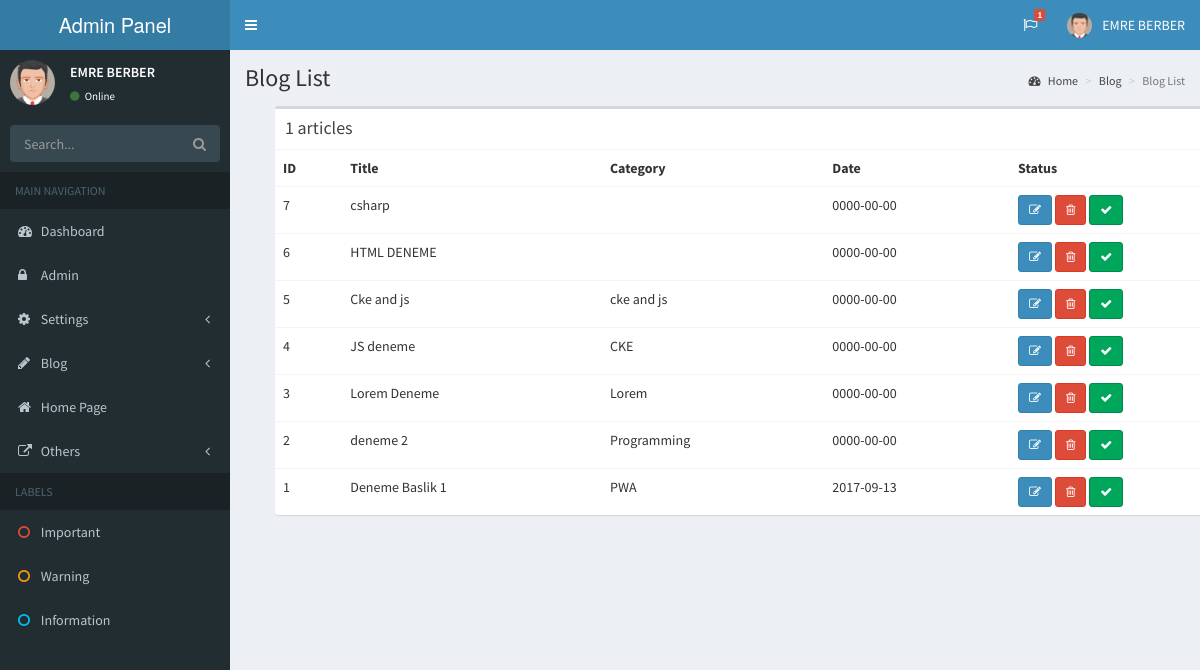
The app's page /Admin/blog-list.php (signed in) with its own data.
### tables this page shows
CREATE TABLE `profile` (
  `profile_id` int(11) NOT NULL DEFAULT '0',
  `profile_photo` varchar(150) NOT NULL,
  `profile_name` varchar(50) NOT NULL,
  `profile_job` varchar(50) NOT NULL,
  `profile_school` varchar(100) NOT NULL,
  `profile_department` varchar(50) NOT NULL,
  `profile_country` varchar(50) NOT NULL,
  `profile_city` varchar(50) NOT NULL,
  `profile_mail` varchar(100) NOT NULL,
  `profile_aboutme` varchar(150) NOT NULL,
  `profile_lastupdate` datetime NOT NULL
);

CREATE TABLE `article` (
  `article_id` int(11) NOT NULL,
  `article_title` varchar(100) NOT NULL,
  `article_language` varchar(10) NOT NULL,
  `article_category` varchar(50) NOT NULL,
  `article_date` date NOT NULL,
  `article_status` varchar(1) NOT NULL DEFAULT '0',
  `article_content` text NOT NULL,
  `article_keywords` varchar(250) NOT NULL,
  `article_author` varchar(100) NOT NULL
);

### Admin/blog-list.php (the view, shortened to what this page needs)
<?php
include 'netting/connection.php';
$articlequery=$db->prepare("SELECT * FROM article order by article_id DESC  limit 25");
$articlequery->execute();
?>
<!DOCTYPE html>
<html>
<head>
    <link rel="stylesheet" href="bootstrap/css/bootstrap.min.css">
    <link rel="stylesheet" href="https://cdnjs.cloudflare.com/ajax/libs/font-awesome/4.5.0/css/font-awesome.min.css">
    <link rel="stylesheet" href="https://cdnjs.cloudflare.com/ajax/libs/ionicons/2.0.1/css/ionicons.min.css">
    <link rel="stylesheet" href="dist/css/AdminLTE.min.css">
    <link rel="stylesheet" href="dist/css/skins/_all-skins.min.css">
</head>
<body class="hold-transition skin-blue sidebar-mini">
    <div class="wrapper">
        <?php include 'header.php'; ?>
        <?php include 'sidebar.php'; ?>
        <div class="content-wrapper">
            <section class="content-header">
                <h1>
                    Blog List
                </h1>
                <ol class="breadcrumb">
                    <li><a href="#"><i class="fa fa-dashboard"></i> Home</a></li>
                    <li><a href="#">Blog</a></li>
                    <li class="active">Blog List</li>
                </ol>
            </section>
            <section class="content">
                <div class="container">
                    <div class="col-lg-11">
                        <div class="row">
                            <div class="col-xs-12">
                                <div class="box">
                                    <div class="box-header">
                                        <h35 class="box-title">
                                            <?php echo $count.' articles'  ?>
                                    </div>
                                    <div class="box-body table-responsive no-padding">
                                        <table class="table table-hover">
                                            <tr>
                                                <th>ID</th>
                                                <th>Title</th>
                                                <th>Category</th>
                                                <th>Date</th>
                                                <th>Status</th>
                                            </tr>
                                            <?php
                                            while($getarticle=$articlequery->fetch(PDO::FETCH_ASSOC))
                                            {  ?>
                                                <tr>
                                                    <td>
                                                        <?php echo $getarticle['article_id']; ?>
                                                    </td>
                                                    <td>
                                                        <?php echo $getarticle['article_title']; ?>
                                                    </td>
                                                    <td>
                                                        <?php echo $getarticle['article_category']; ?>
                                                    </td>
                                                    <td>
                                                        <?php echo $getarticle['article_date']; ?>
                                                    </td>
                                                    <td>
                                                        <a href="blog-edit.php?article_id=<?php echo $getarticle['article_id']; ?>"><button type="button" class="btn btn-primary btn-sm"><i class="fa fa-pencil-square-o" aria-hidden="true"></i></button></a>
                                                        <a href="netting/operation.php?deletearticle=1&article_id=<?php echo $getarticle['article_id']; ?>"><button type="button" class="btn btn-danger btn-sm"><i class="fa fa-trash-o" aria-hidden="true"></i></button></a>
                                                        <?php
                                                    if($getarticle['article_status']=='1')
                                                    { ?>
                                                            <a href="netting/operation.php?articlestatus=1to0&article_id=<?php echo $getarticle['article_id']; ?>"><button type="button" class="btn btn-success btn-sm"><i class="fa fa-check" aria-hidden="true"></i></button></a>
                                                            <?php } else if($getarticle['article_status']=='0')
                                                    { ?>
                                                            <a href="netting/operation.php?articlestatus=0to1&article_id=<?php echo $getarticle['article_id']; ?>"><button type="button" class="btn btn-default btn-sm"><i class="fa fa-check" aria-hidden="true"></i></button></a>
                                                            <?php } ?>
                                                    </td>
                                                </tr>
                                                <?php } ?>
                                        </table>
                                    </div>
                                </div>
                            </div>
                        </div>
                    </div>
                </div>
            </section>
        </div>
    </div>
</body>
</html>

### Admin/header.php (shortened to what this page needs)
<?php
include 'netting/connection.php';
$getuser=$db->prepare("SELECT * FROM user WHERE user_username=:username");
$getuser->execute(array(
  'username'=>$_SESSION['user_username']
));
$count=$getuser->rowCount();
$profilequery=$db->prepare("SELECT * FROM profile WHERE profile_id=?");
$profilequery->execute(array(0));
$getprofile=$profilequery->fetch(PDO::FETCH_ASSOC);
?>
<header class="main-header">
    <a href="../../index2.html" class="logo">
      <span class="logo-lg">Admin Panel</span>
    </a>
    <nav class="navbar navbar-static-top">
      <a href="#" class="sidebar-toggle" data-toggle="offcanvas" role="button">
      </a>
      <div class="navbar-custom-menu">
        <ul class="nav navbar-nav">
          <li class="dropdown tasks-menu">
            <a href="#" class="dropdown-toggle" data-toggle="dropdown">
              <i class="fa fa-flag-o"></i>
              <span class="label label-danger">1</span>
            </a>
          </li>
          <li class="dropdown user user-menu">
            <a href="#" class="dropdown-toggle" data-toggle="dropdown">
              <img src="<?php echo $getprofile['profile_photo']; ?>" class="user-image" alt="User Image">
              <span class="hidden-xs"><?php echo $getprofile['profile_name']; ?></span>
            </a>
          </li>
        </ul>
      </div>
    </nav>
  </header>

### Admin/sidebar.php (shortened to what this page needs)
<?php
include 'netting/connection.php';
$profilequery=$db->prepare("SELECT * FROM profile WHERE profile_id=?");
$profilequery->execute(array(0));
$getprofile=$profilequery->fetch(PDO::FETCH_ASSOC);
?>
<aside class="main-sidebar" style="height:2000px;">
<section class="sidebar">
    <div class="user-panel">
        <div class="pull-left image">
            <img src="<?php echo $getprofile['profile_photo']; ?>" class="img-circle" alt="User Image">
        </div>
        <div class="pull-left info">
            <p><?php echo $getprofile['profile_name']; ?></p>
            <a href="#"><i class="fa fa-circle text-success"></i> Online</a>
        </div>
    </div>
    <form action="#" method="get" class="sidebar-form">
        <div class="input-group">
            <input type="text" name="q" class="form-control" placeholder="Search..." autocomplete="off">
            <span class="input-group-btn">
                <button type="submit" name="search" id="search-btn" class="btn btn-flat"><i class="fa fa-search"></i>
                </button>
              </span>
        </div>
    </form>
    <ul class="sidebar-menu">
        <li class="header">MAIN NAVIGATION</li>
        <li><a href="index.php"><i class="fa fa-dashboard"></i> <span>Dashboard</span></a></li>
        <li><a href="admin.php"><i class="fa fa-lock"></i> <span>Admin</span></a></li>
        <li class="treeview">
            <a href="#">
                <i class="fa fa-cog"></i> <span>Settings</span>
                <span class="pull-right-container">
              <i class="fa fa-angle-left pull-right"></i>
            </span>
            </a>
        </li>
        <li class="treeview">
            <a href="#">
                <i class="fa fa-pencil"></i> <span>Blog</span>
                <span class="pull-right-container">
              <i class="fa fa-angle-left pull-right"></i>
            </span>
            </a>
        </li>
        <li><a href="home.php"><i class="fa fa-home"></i> <span>Home Page</span></a></li>
        <li class="treeview">
            <a href="#">
                <i class="fa fa-external-link"></i> <span>Others</span>
                <span class="pull-right-container">
              <i class="fa fa-angle-left pull-right"></i>
            </span>
            </a>
        </li>
        <li class="header">LABELS</li>
        <li><a href="#"><i class="fa fa-circle-o text-red"></i> <span>Important</span></a></li>
        <li><a href="#"><i class="fa fa-circle-o text-yellow"></i> <span>Warning</span></a></li>
        <li><a href="#"><i class="fa fa-circle-o text-aqua"></i> <span>Information</span></a></li>
    </ul>
</section>
</aside>

### records on screen
profile: profile_photo (placeholder picture), profile_name "EMRE BERBER"
article: article_id "7", article_title "csharp", article_date "0000-00-00"
article: article_id "6", article_title "HTML DENEME", article_date "0000-00-00"
article: article_id "5", article_title "Cke and js", article_category "cke and js", article_date "0000-00-00"
article: article_id "4", article_title "JS deneme", article_category "CKE", article_date "0000-00-00"
article: article_id "3", article_title "Lorem Deneme", article_category "Lorem", article_date "0000-00-00"
article: article_id "2", article_title "deneme 2", article_category "Programming", article_date "0000-00-00"
article: article_id "1", article_title "Deneme Baslik 1", article_category "PWA", article_date "2017-09-13"

### other values on screen
$count "1"
